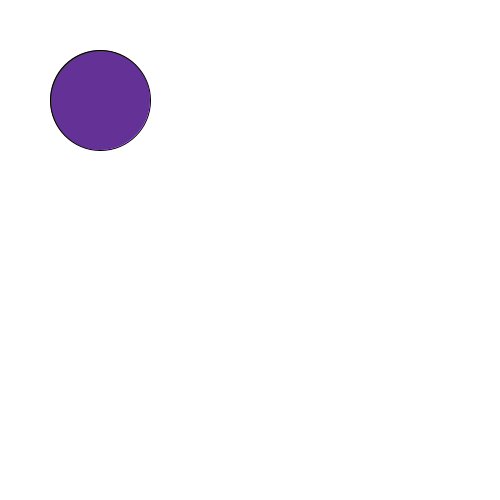
Frame 1 (no input)
Frame 60 (the mouse pressed at the canvas centre just before this capture): identical to frame 1, image omitted
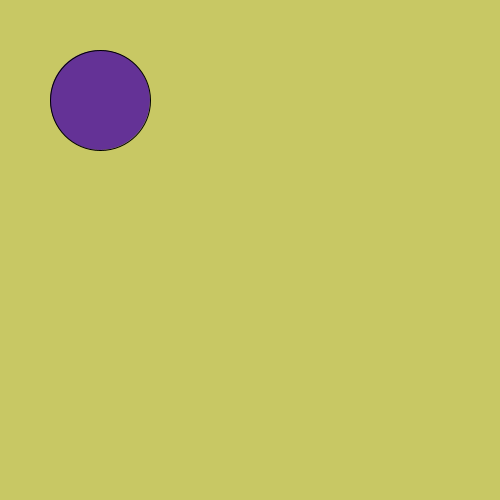
Frame 120 (the mouse held since frame 60 and released just before this capture)

The Processing sketch that drew these frames (run headless with seeded random() and noise(); from frame 60 on, the mouse is pressed at the canvas centre):

// Processing sketch: processing_161904
// ── processing_161904.pde

int x;
int noHit1 = -20;
int firstHit1 = 100;
int secondHit1 = 200;
int thirdHit1 = 300;
int fourthHit1 = 400;

float ballSize = 100;
float ballSpeed = 5;

//background changes color when ball bounces
boolean firstHit = false;
boolean secondHit = false;
boolean thirdHit = false; 
boolean fourthHit = false; 

void setup() {
  size(500,500);
  int x = 20;
}
// changing background color
void draw() {
  background(255);
if (firstHit) {
  background(200,200,100);
}
 else if (secondHit) {
  background(150,0,150);
}
else if (thirdHit) {
  background(100,180,50);
}
 else if (fourthHit) {
  background(50,50,190);
 
}
//ball draw
fill(100,50,150); 
ellipse(firstHit1,firstHit1, ballSize, ballSize);
}
// background changes color when ball hits location
void mousePressed() {
  if (firstHit1 == 100) {
    firstHit = true;
  }
   if (secondHit1 == 200){ 
     secondHit= true;
   }
   if (thirdHit1 == 300){
     thirdHit= true;
   }
  if (fourthHit1 == 400){
   fourthHit = true; 
  }
}
//ball bounce
void mouseReleased() {
  if (firstHit) {
    firstHit1 += ballSpeed; 
  }
  if (secondHit) {
    secondHit1 += ballSpeed;
  }
  if (thirdHit) {
    thirdHit1 += ballSpeed;
  }
  if (fourthHit) {
    fourthHit1 += ballSpeed;
  }
}









  
  
